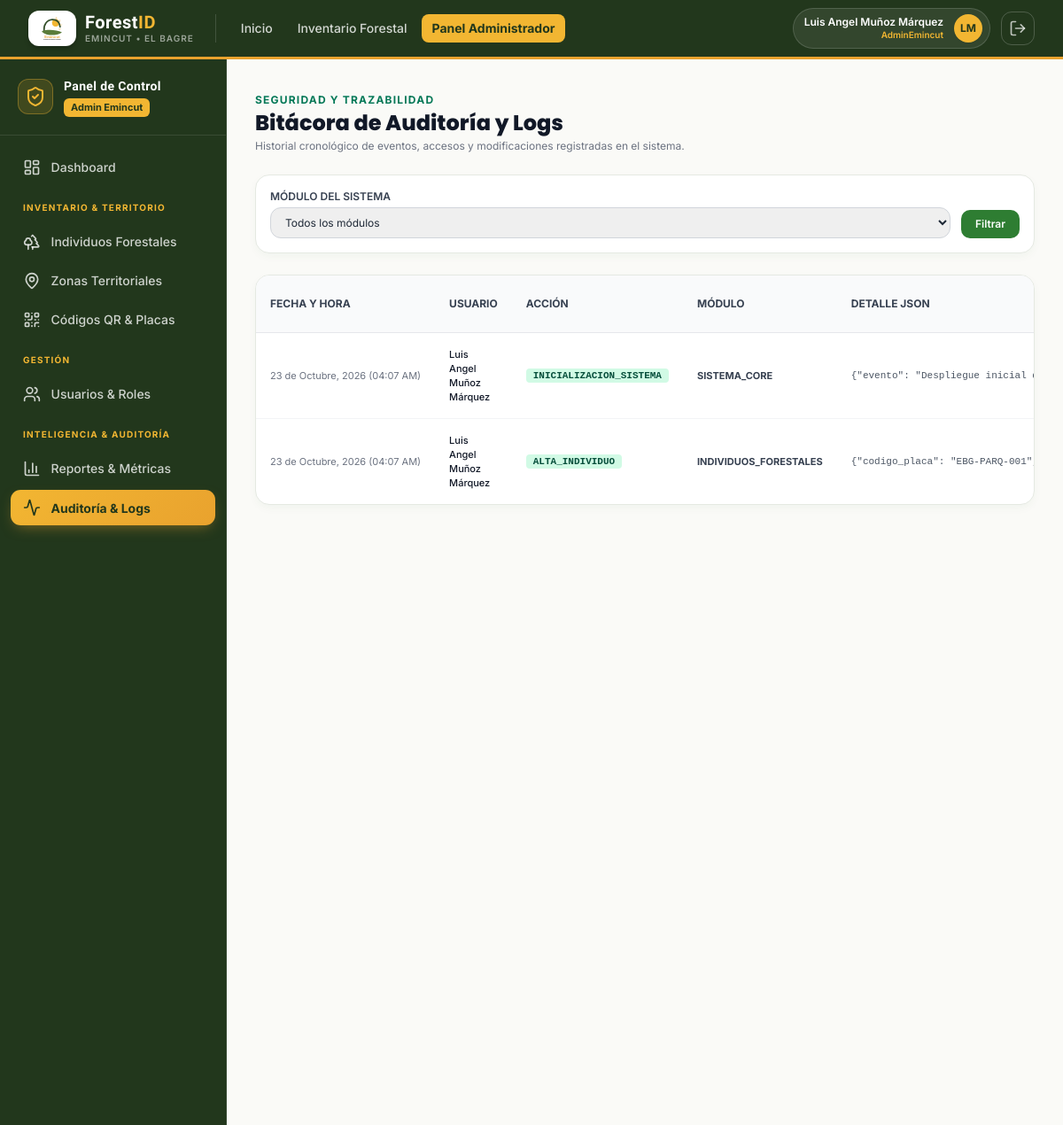
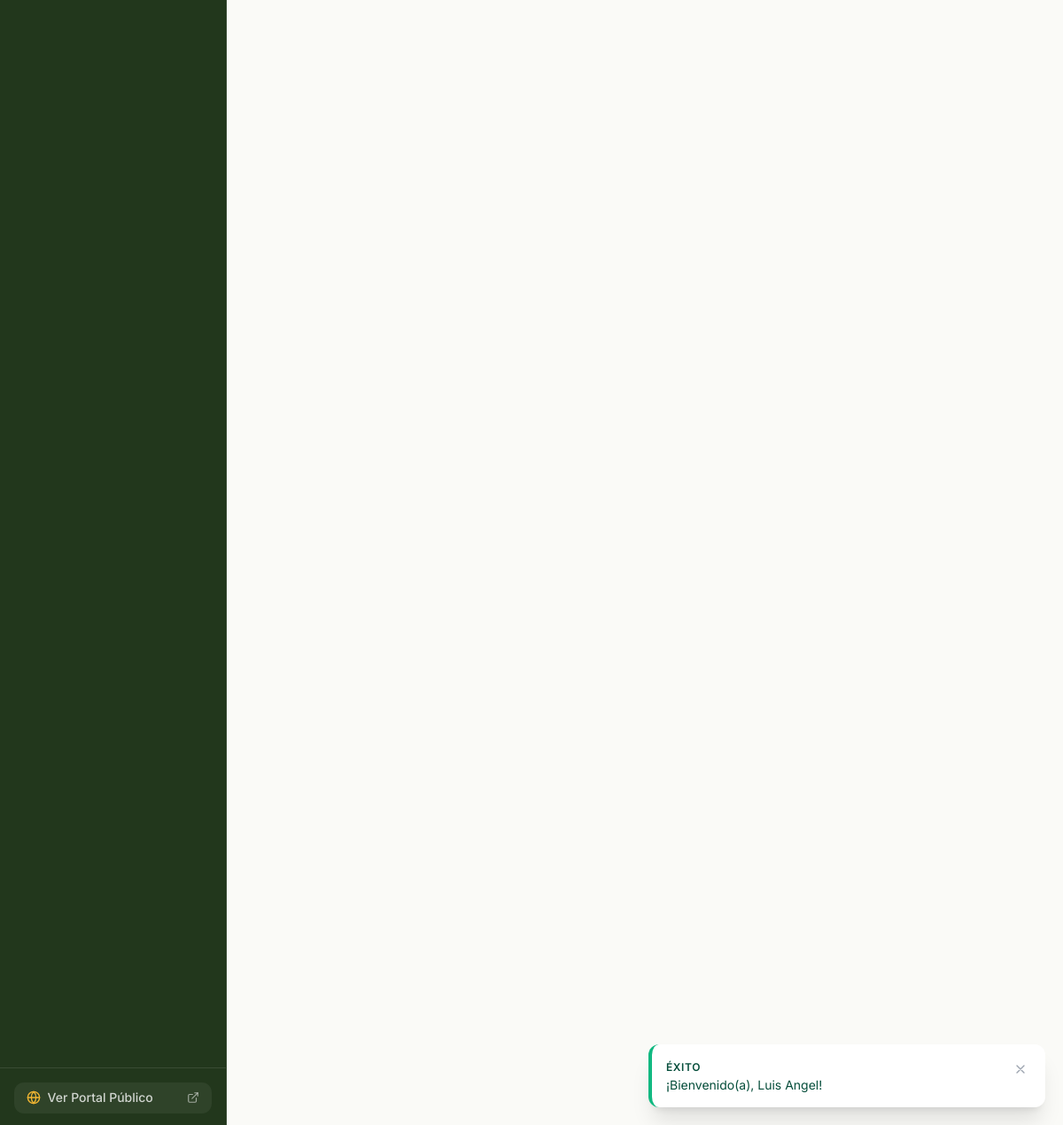
Page /admin/logs/index.php (signed in) on the committed database (2 pictures, top to bottom).
### tables this page shows
CREATE TABLE `logs_sistema` (
    `id_log` CHAR(36) NOT NULL DEFAULT (UUID()),
    `id_usuario` CHAR(36) NULL,
    `accion` VARCHAR(150) NOT NULL,
    `modulo_afectado` VARCHAR(100) NOT NULL,
    `detalle` JSON NULL,
    `ip_origen` VARCHAR(45) NULL,
    `fecha_registro` DATETIME NOT NULL DEFAULT CURRENT_TIMESTAMP,
    PRIMARY KEY (`id_log`),
    CONSTRAINT `fk_logs_usuarios` FOREIGN KEY (`id_usuario`) REFERENCES `usuarios` (`id_usuario`) ON UPDATE CASCADE ON DELETE SET NULL,
    INDEX `idx_logs_usuario` (`id_usuario`),
    INDEX `idx_logs_modulo` (`modulo_afectado`),
    INDEX `idx_logs_fecha` (`fecha_registro`)
);

CREATE TABLE `usuarios` (
    `id_usuario` CHAR(36) NOT NULL DEFAULT (UUID()),
    `id_rol` CHAR(36) NOT NULL,
    `nombres` VARCHAR(100) NOT NULL,
    `apellidos` VARCHAR(100) NOT NULL,
    `correo` VARCHAR(150) NOT NULL UNIQUE,
    `password_hash` VARCHAR(255) NOT NULL,
    `telefono` VARCHAR(20) NULL,
    `estado` TINYINT(1) NOT NULL DEFAULT 1 COMMENT '1: Activo, 0: Inactivo',
    `ultimo_acceso` DATETIME NULL,
    `fecha_creacion` DATETIME NOT NULL DEFAULT CURRENT_TIMESTAMP,
    PRIMARY KEY (`id_usuario`),
    CONSTRAINT `fk_usuarios_roles` FOREIGN KEY (`id_rol`) REFERENCES `roles` (`id_rol`) ON UPDATE CASCADE ON DELETE RESTRICT,
    INDEX `idx_usuarios_correo` (`correo`),
    INDEX `idx_usuarios_rol` (`id_rol`)
);

### admin/logs/index.php (the view, shortened to what this page needs)
<?php
require_once __DIR__ . '/../../includes/funciones.php';
$pdo = getDBConnection();
$where = "1=1";
$params = [];
$stmt = $pdo->prepare("
    SELECT l.*, u.nombres, u.apellidos, u.correo
    FROM `logs_sistema` l
    LEFT JOIN `usuarios` u ON l.id_usuario = u.id_usuario
    WHERE {$where}
    ORDER BY l.fecha_registro DESC
    LIMIT 100
");
$stmt->execute($params);
$logs = $stmt->fetchAll();
require_once __DIR__ . '/../../includes/header.php';
require_once __DIR__ . '/../../includes/navbar.php';
?>
<div class="flex-1 flex flex-col md:flex-row">
    <?php require_once __DIR__ . '/../../includes/sidebar_admin.php'; ?>
    <main class="flex-1 p-6 sm:p-8 space-y-6 overflow-y-auto">
        <div class="flex flex-col sm:flex-row items-start sm:items-center justify-between gap-4">
            <div>
                <span class="text-xs font-bold text-emerald-700 uppercase tracking-widest">Seguridad y Trazabilidad</span>
                <h1 class="font-heading font-extrabold text-2xl text-gray-900">Bitácora de Auditoría y Logs</h1>
                <p class="text-xs text-gray-500 mt-0.5">
                    Historial cronológico de eventos, accesos y modificaciones registradas en el sistema.
                </p>
            </div>
        </div>
        <div class="forest-card p-4">
            <form method="GET" action="index.php" class="flex flex-col sm:flex-row items-end gap-3">
                <div class="flex-1">
                    <label class="block text-xs font-semibold text-gray-700 uppercase mb-1">Módulo del Sistema</label>
                    <select name="modulo" class="w-full py-2 px-3 border border-gray-300 rounded-xl text-xs focus:ring-2 focus:ring-emerald-600 outline-none">
                        <option value="">Todos los módulos</option>
                    </select>
                </div>
                <button type="submit" class="btn-forest-primary text-xs py-2 px-4">Filtrar</button>
            </form>
        </div>
        <div class="forest-card overflow-hidden">
            <div class="overflow-x-auto">
                <table class="w-full text-left text-xs text-gray-600">
                    <thead class="bg-gray-50 border-b border-gray-200 text-gray-700 uppercase font-semibold">
                        <tr>
                            <th class="p-4">Fecha y Hora</th>
                            <th class="p-4">Usuario</th>
                            <th class="p-4">Acción</th>
                            <th class="p-4">Módulo</th>
                            <th class="p-4">Detalle JSON</th>
                        </tr>
                    </thead>
                    <tbody class="divide-y divide-gray-100 font-mono text-[11px]">
                        <?php if (empty($logs)): ?>
                            <tr>
                                <td colspan="6" class="p-8 text-center text-gray-400 italic font-sans">No hay registros de auditoría para mostrar.</td>
                            </tr>
                        <?php else: ?>
                            <?php foreach ($logs as $log): ?>
                                <tr class="hover:bg-gray-50 transition-colors">
                                    <td class="p-4 whitespace-nowrap text-gray-500 font-sans">
                                        <?= formatear_fecha($log['fecha_registro'], true) ?>
                                    </td>
                                    <td class="p-4 font-sans font-medium text-gray-900">
                                        <?= !empty($log['nombres']) ? htmlspecialchars($log['nombres'] . ' ' . $log['apellidos']) : '<span class="text-gray-400 italic">Anónimo / Sistema</span>' ?>
                                    </td>
                                    <td class="p-4">
                                        <span class="px-2 py-0.5 rounded bg-emerald-100 text-emerald-900 font-bold">
                                            <?= htmlspecialchars($log['accion']) ?>
                                        </span>
                                    </td>
                                    <td class="p-4 font-bold text-gray-700 font-sans">
                                        <?= htmlspecialchars($log['modulo_afectado']) ?>
                                    </td>
                                    <td class="p-4 text-gray-600 max-w-xs truncate" title="<?= htmlspecialchars($log['detalle'] ?? '') ?>">
                                        <?= htmlspecialchars($log['detalle'] ?? '{}') ?>
                                    </td>
                                </tr>
                            <?php endforeach; ?>
                        <?php endif; ?>
                    </tbody>
                </table>
            </div>
        </div>
    </main>
</div>
<?php require_once __DIR__ . '/../../includes/footer.php'; ?>

### assets/css/custom.css (style rules this page uses)
:root { --color-primary-dark: #1B5E20; --color-primary: #2E7D32; --color-primary-light: #4CAF50; --color-surface-soft: #E8F5E9; --color-surface-bg: #FAFAF7; --color-earth: #6D4C41; --color-text-main: #1F2937; }
body { background-color: var(--color-surface-bg); color: var(--color-text-main); font-family: 'Inter', -apple-system, BlinkMacSystemFont, "Segoe UI", Roboto, sans-serif; -webkit-font-smoothing: antialiased; }
h1, h2, h3, h4, h5, h6, .font-heading { font-family: 'Poppins', 'Inter', sans-serif; }
.forest-card { background: #FFFFFF; border: 1px solid #E5E9E2; border-radius: 1rem; box-shadow: 0 4px 12px -2px rgba(27, 94, 32, 0.05); transition: all 0.2s cubic-bezier(0.4, 0, 0.2, 1); }
.btn-forest-primary { background-color: #2E7D32; color: #FFFFFF; font-weight: 600; padding: 0.625rem 1.25rem; border-radius: 0.625rem; display: inline-flex; align-items: center; justify-content: center; gap: 0.5rem; transition: all 0.15s ease-in-out; }

### assets/css/emincut.css (style rules this page uses)
:root { --emi-verde: #5B7C3A; --emi-verde-claro: #7A9B54; --emi-verde-suave: #EDF2E5; --emi-verde-oscuro: #35502B; --emi-verde-noche: #22371C; --emi-ambar: #E9A22E; --emi-amarillo: #F2B632; --emi-amarillo-suave:#FBEFD4; --emi-blanco: #FFFFFF; --emi-hueso: #FBFAF6; --emi-tinta: #23291F; --emi-tinta-suave: #5C6455; }

### rows in the picture
logs_sistema: fecha_registro "23 de Octubre, 2026 (04:07 AM)", id_usuario.apellidos "Luis Angel Muñoz Márquez", accion "INICIALIZACION_SISTEMA", modulo_afectado "SISTEMA_CORE", detalle "{\"evento\": \"Despliegue inicial de base de…"
logs_sistema: fecha_registro "23 de Octubre, 2026 (04:07 AM)", id_usuario.apellidos "Luis Angel Muñoz Márquez", accion "ALTA_INDIVIDUO", modulo_afectado "INDIVIDUOS_FORESTALES", detalle "{\"codigo_placa\": \"EBG-PARQ-001\", \"especie\"…"

### other values in the picture
$cfg['badge'] "ÉXITO"
$mensaje "¡Bienvenido(a), Luis Angel!"
$usuario_actual['nombres'] . ' ' . $usuario_actual['apellidos'] "Luis Angel Muñoz Márquez"
$usuario_actual['nombre_rol'] "AdminEmincut"
